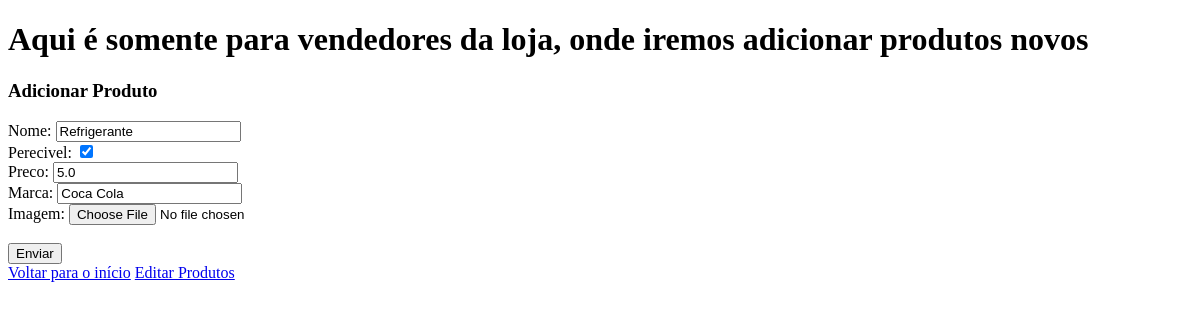
/auth/editar/1 (signed in), run on an earlier commit of the app's database.
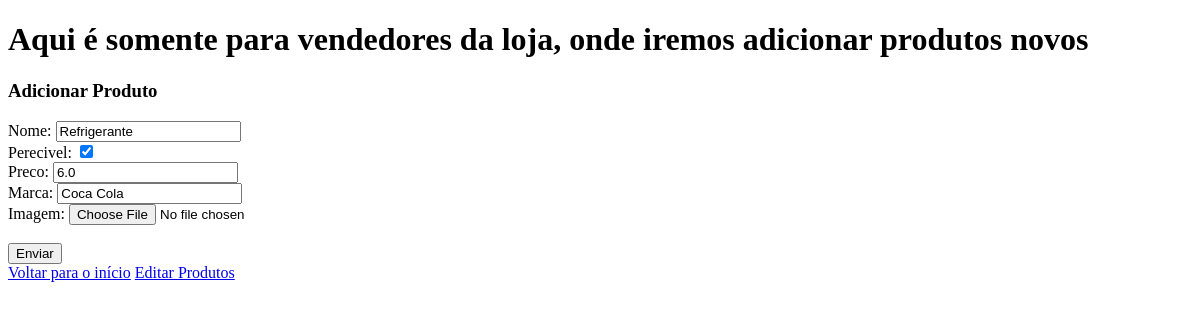
And on a later commit of the database.
### usuarios/models.py (models this page shows, shortened)
class Produtos(models.Model):
    nome = models.CharField(max_length=45)
    perecivel = models.BooleanField(default=False)
    preco = models.FloatField()
    marca = models.CharField(max_length=25)
    imagem = models.ImageField(upload_to='produtos/', null=True, blank=True)

### usuarios/views.py (the view)
# urls.py: path('editar/<int:id>', views.tela_editar, name='editar')
@login_required(login_url='/auth/login/')
def tela_editar(request:HttpRequest, id):
    produto = get_object_or_404(Produtos, id=id)
    if request.method == "POST":
        formulario = ProdutoForms(request.POST, instance=produto)
        if formulario.is_valid():
            formulario.save()
            return redirect('usuarios:detalhes')
    formulario = ProdutoForms(instance=produto)
    contexto = {
        'form': formulario
    }
    return render(request, 'usuarios/editar.html', contexto)

### usuarios/forms.py
class ProdutoForms(forms.ModelForm):
    class Meta:
        model = Produtos
        fields = ['nome', 'perecivel', 'preco', 'marca', 'imagem']

### usuarios/templates/usuarios/editar.html (shortened to what this page needs)
<!DOCTYPE html>
<html lang="pt-br">
<head>
</head>
<body>
    <h1>Aqui é somente para vendedores da loja, onde iremos adicionar produtos novos</h1>
    <form action="" method="post">
        <h3>Adicionar Produto</h3>
        {{form}}
        <br>
    <input type="submit" value="Enviar">
    </form>
    <a href="#">Voltar para o início</a>
    <a href="#">Editar Produtos</a>
</body>
</html>

What changed in the data, as far as the page shows it:
changed Produtos "Refrigerante": preco "5.0" → "6.0"
